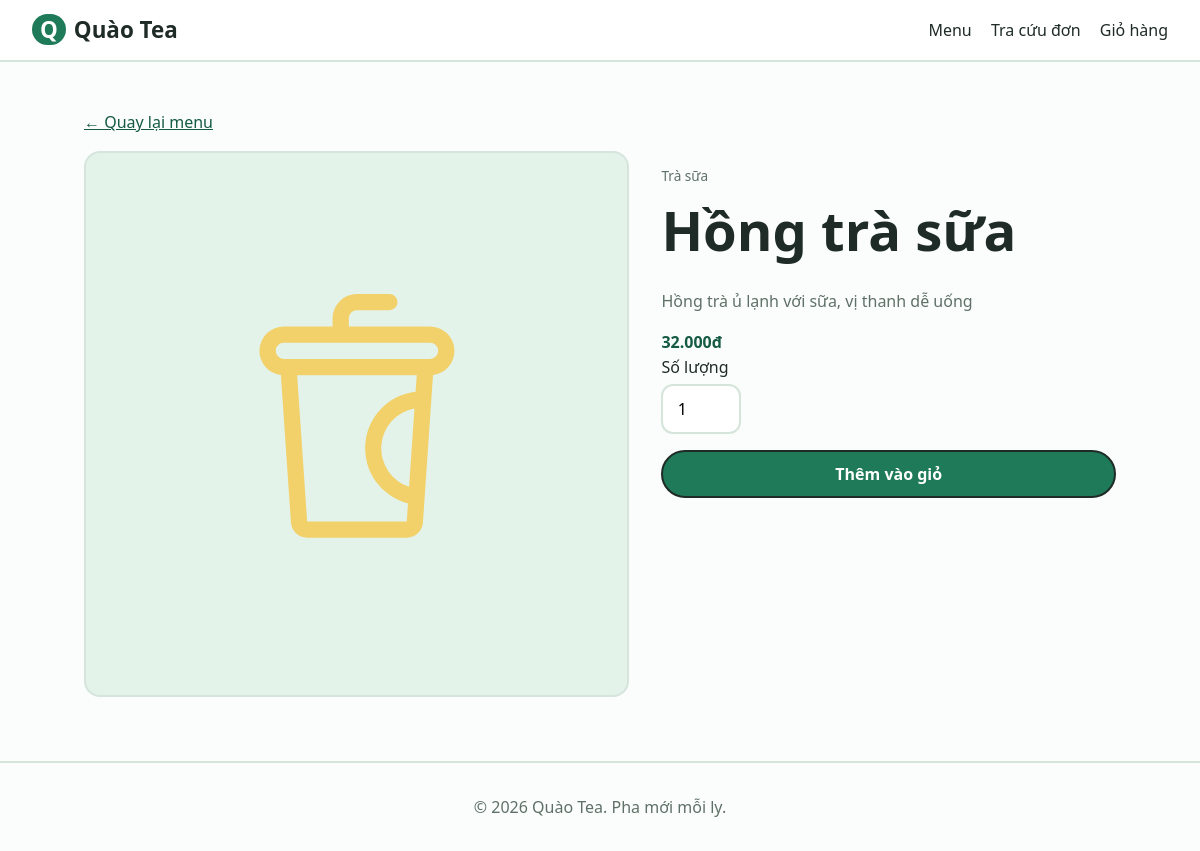
The page /mon.php?id=3 on the database its author committed.
### tables this page shows
CREATE TABLE products (
  id INT AUTO_INCREMENT PRIMARY KEY,
  category_id INT NOT NULL,
  name VARCHAR(150) NOT NULL,
  description VARCHAR(500) DEFAULT '',
  price INT NOT NULL,
  image VARCHAR(255) DEFAULT NULL,
  is_active TINYINT(1) NOT NULL DEFAULT 1,
  created_at TIMESTAMP DEFAULT CURRENT_TIMESTAMP,
  FOREIGN KEY (category_id) REFERENCES categories(id)
);

CREATE TABLE categories (
  id INT AUTO_INCREMENT PRIMARY KEY,
  name VARCHAR(100) NOT NULL
);

### mon.php (the view, shortened to what this page needs)
<?php
$p = db('SELECT p.*, c.name AS category_name FROM products p
         JOIN categories c ON c.id = p.category_id
         WHERE p.id = ? AND p.is_active = 1', [(int)($_GET['id'] ?? 0)])->fetch();
require __DIR__ . '/includes/header.php';
?>
<p><a href="<?= url('menu.php') ?>">← Quay lại menu</a></p>
<div class="two-col">
  <div class="card thumb">
    <?php if (product_image($p)): ?>
      <img src="<?= e(product_image($p)) ?>" alt="<?= e($p['name']) ?>">
    <?php else: echo cup_svg((int)$p['id']); endif; ?>
  </div>
  <section>
    <p class="muted small"><?= e($p['category_name']) ?></p>
    <h1><?= e($p['name']) ?></h1>
    <p class="muted"><?= e($p['description']) ?></p>
    <p class="price"><?= money($p['price']) ?></p>
    <form method="post" action="<?= url('cart_add.php') ?>" class="form">
      <label>Số lượng
        <input class="qty" type="number" name="qty" min="1" max="20" value="1">
      </label>
      <button class="btn btn-primary" type="submit">Thêm vào giỏ</button>
    </form>
  </section>
</div>
<?php require __DIR__ . '/includes/footer.php'; ?>

### assets/css/style.css (style rules this page uses)
:root { --green: #1f7a5a; --deep: #155a42; --mint: #e4f3ea; --line: #d5e5db; --ink: #1e2b26; --muted: #5f7068; --sun: #ffd66b; --red: #c0392b; }
* { box-sizing: border-box; }
body { margin: 0; font-family: system-ui, sans-serif; line-height: 1.55; color: var(--ink); background: #fafdfb; }
a { color: var(--deep); }
h1, h2, h3 { margin: 0 0 0.5em; line-height: 1.15; }
h1 { font-size: clamp(2rem, 5vw, 3.4rem); }
.muted, .lead, .desc { color: var(--muted); }
.small { font-size: 0.85rem; }
.btn, .chip { display: inline-block; padding: 0.7rem 1.3rem; border: 2px solid var(--ink); border-radius: 999px; background: #fff; color: var(--ink); font: 600 1rem system-ui, sans-serif; text-decoration: none; cursor: pointer; }
.btn-primary { background: var(--green); color: #fff; }
input, select, textarea { width: 100%; padding: 0.65rem 0.9rem; border: 2px solid var(--line); border-radius: 12px; background: #fff; font: inherit; }
.qty { width: 80px; }
.form { display: grid; gap: 1rem; }
.form label { display: grid; gap: 0.3rem; font-weight: 500; }
.card { overflow: hidden; border: 2px solid var(--line); border-radius: 16px; background: #fff; }
.price { margin: 0; font-weight: 700; color: var(--deep); }
.thumb, .line-thumb { display: grid; place-items: center; overflow: hidden; background: var(--mint); }
.thumb { aspect-ratio: 1; }
.two-col { display: grid; grid-template-columns: 1.2fr 1fr; gap: 2rem; align-items: start; }

### rows shown on the page
products: category.name "Trà sữa", name "Hồng trà sữa", description "Hồng trà ủ lạnh với sữa, vị thanh dễ uống", price "32.000đ"
